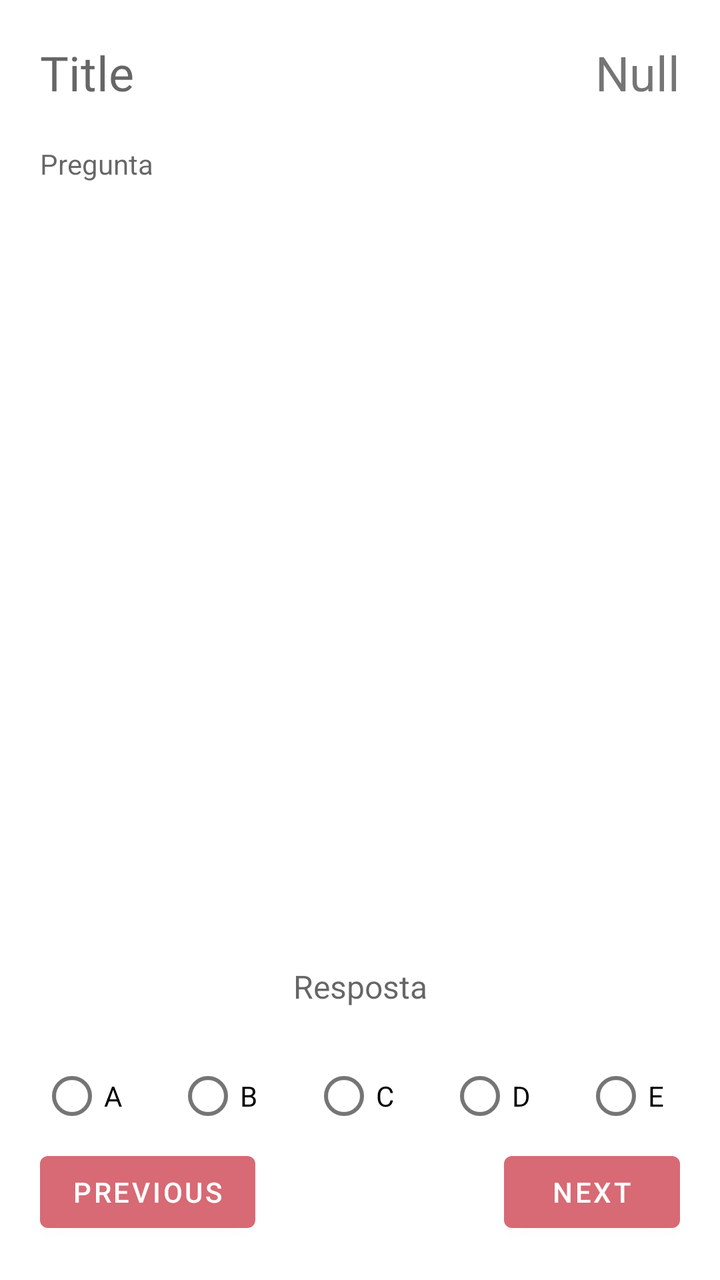
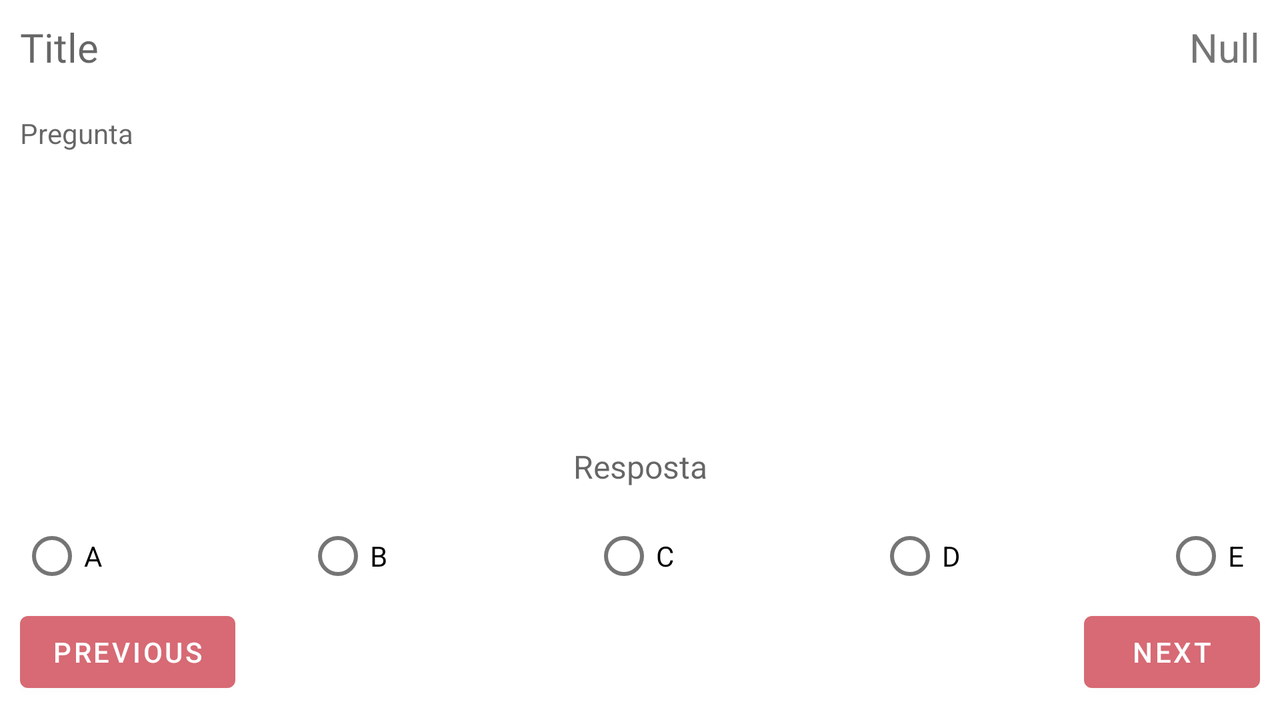

First picture: res/layout/ on a phone held upright. Second picture: the repository's own variant of that layout, on a device whose configuration matches the variant's folder. Source for both follows.
<!-- AndroidManifest.xml: application theme Theme.AppTooMates -->
<!-- res/layout/fragment_questions.xml -->
<?xml version="1.0" encoding="utf-8"?>
<FrameLayout xmlns:android="http://schemas.android.com/apk/res/android"
    xmlns:app="http://schemas.android.com/apk/res-auto"
    xmlns:tools="http://schemas.android.com/tools"
    android:layout_width="match_parent"
    android:layout_height="match_parent">

    <LinearLayout
        android:layout_width="match_parent"
        android:layout_height="match_parent"
        android:orientation="vertical"
        android:layout_margin="20dp"
        android:gravity="top|end">

        <LinearLayout
            android:layout_width="match_parent"
            android:layout_height="wrap_content"
            android:orientation="horizontal">

            <TextView
                android:id="@+id/tv_title"
                android:layout_width="wrap_content"
                android:layout_height="match_parent"
                android:fontFamily="@font/quicksand_bold"
                android:hint="@string/fragment_questions_title"
                android:textAlignment="textStart"
                android:textColor="#35424A"
                android:textSize="24sp"
                />

            <TextView
                android:id="@+id/tv_temp"
                android:layout_width="match_parent"
                android:layout_height="match_parent"
                android:text="@string/text_null"
                android:textSize="24sp"
                android:gravity="right"
                />

        </LinearLayout>

        <Space
            android:layout_width="match_parent"
            android:layout_height="20dp"
            />

        <LinearLayout
            android:layout_width="match_parent"
            android:layout_height="wrap_content"
            android:orientation="vertical">

            <TextView
                android:id="@+id/tv_pregunta"
                android:layout_width="match_parent"
                android:layout_height="wrap_content"
                android:hint="Pregunta"
                android:textSize="14sp"
                />
         </LinearLayout>

        <Space
            android:layout_width="match_parent"
            android:layout_height="20dp"
            />

        <LinearLayout
            android:orientation="horizontal"
            android:layout_height="wrap_content"
            android:layout_width="match_parent"
            android:layout_weight="1">

            <ImageView
                android:id="@+id/iv_pregunta"
                android:layout_width="match_parent"
                android:layout_height="wrap_content"
                android:minHeight="100dp"
                android:maxHeight="275dp"
                android:layout_weight="1"
                app:srcCompat="@drawable/ic_launcher_background" />
        </LinearLayout>

        <Space
            android:layout_width="match_parent"
            android:layout_height="20dp"
            />

        <Space
            android:layout_width="match_parent"
            android:layout_height="wrap_content"
            android:layout_weight="1" />

        <Space
            android:layout_width="match_parent"
            android:layout_height="20dp"
            />

        <LinearLayout
            android:layout_width="match_parent"
            android:layout_height="wrap_content"
            android:orientation="vertical">

            <ImageView
                android:id="@+id/iv_resposta"
                android:layout_width="match_parent"
                android:layout_height="wrap_content"
                android:minHeight="100dp"
                android:maxHeight="275dp"
                android:layout_weight="1"
                app:srcCompat="@drawable/ic_launcher_background"/>

            <TextView
                android:id="@+id/tv_resposta"
                android:layout_width="match_parent"
                android:layout_height="wrap_content"
                android:hint="Resposta"
                android:textColor="#000000"
                android:textSize="16sp"
                android:gravity="center"
                android:layout_marginTop="20dp"
                android:layout_marginBottom="20dp"
                />

            <RadioGroup
                android:id="@+id/radioGroup"
                android:layout_width="match_parent"
                android:layout_height="match_parent"
                android:orientation="horizontal"
                >

                <RadioButton
                    android:id="@+id/btn_res1"
                    android:layout_width="wrap_content"
                    android:layout_height="match_parent"
                    android:text="A" />

                <Space
                    android:layout_width="wrap_content"
                    android:layout_height="match_parent"
                    android:layout_weight="1" />

                <RadioButton
                    android:id="@+id/btn_res2"
                    android:layout_width="wrap_content"
                    android:layout_height="match_parent"
                    android:text="B" />

                <Space
                    android:layout_width="wrap_content"
                    android:layout_height="match_parent"
                    android:layout_weight="1" />

                <RadioButton
                    android:id="@+id/btn_res3"
                    android:layout_width="wrap_content"
                    android:layout_height="match_parent"
                    android:text="C" />

                <Space
                    android:layout_width="wrap_content"
                    android:layout_height="match_parent"
                    android:layout_weight="1" />

                <RadioButton
                    android:id="@+id/btn_res4"
                    android:layout_width="wrap_content"
                    android:layout_height="match_parent"
                    android:text="D" />

                <Space
                    android:layout_width="wrap_content"
                    android:layout_height="match_parent"
                    android:layout_weight="1" />

                <RadioButton
                    android:id="@+id/btn_res5"
                    android:layout_width="wrap_content"
                    android:layout_height="match_parent"
                    android:text="E" />
            </RadioGroup>

            <LinearLayout
                android:layout_width="match_parent"
                android:layout_height="wrap_content"
                android:gravity="bottom|center_horizontal"
                >

                <Button
                    android:id="@+id/btn_ant"
                    android:layout_width="wrap_content"
                    android:layout_height="wrap_content"
                    android:text="@string/fragment_questions_behind"
                    />

                <Space
                    android:layout_width="match_parent"
                    android:layout_height="match_parent"
                    android:layout_weight="1" />

                <Button
                    android:id="@+id/btn_next"
                    android:layout_width="wrap_content"
                    android:layout_height="wrap_content"
                    android:text="@string/fragment_questions_next"
                    />
            </LinearLayout>

        </LinearLayout>

    </LinearLayout>


</FrameLayout>
<!-- resources referenced by this layout -->
<resources>
  <string name="fragment_questions_behind">Previous</string>
  <string name="fragment_questions_next">Next</string>
  <string name="fragment_questions_title">Title</string>
  <string name="text_null">Null</string>
  <style name="Theme.AppTooMates" parent="Theme.MaterialComponents.DayNight.NoActionBar">
          
          <item name="colorPrimary">@color/red</item>
          <item name="colorPrimaryVariant">@color/purple_700</item>
          <item name="colorOnPrimary">@color/white</item>
          
          <item name="colorSecondary">@color/teal_200</item>
          <item name="colorSecondaryVariant">@color/teal_700</item>
          <item name="colorOnSecondary">@color/black</item>
          
          <item name="android:statusBarColor" tools:targetApi="l">?attr/colorOnPrimary</item>
          
      </style>
  <color name="red">#D76A74</color>
  <color name="purple_700">#FF3700B3</color>
  <color name="white">#FFFFFFFF</color>
  <color name="teal_200">#FF03DAC5</color>
  <color name="teal_700">#FF018786</color>
  <color name="black">#FF000000</color>
</resources>
<!-- res/layout-h80dp-land/fragment_questions.xml (the repository's variant of the layout above) -->
<!-- drawn on the phone turned sideways -->
<?xml version="1.0" encoding="utf-8"?>
<FrameLayout xmlns:android="http://schemas.android.com/apk/res/android"
    xmlns:app="http://schemas.android.com/apk/res-auto"
    xmlns:tools="http://schemas.android.com/tools"
    android:layout_width="match_parent"
    android:layout_height="match_parent">

    <LinearLayout
        android:layout_width="match_parent"
        android:layout_height="match_parent"
        android:orientation="vertical"
        android:layout_margin="10dp"
        android:gravity="top|end">

        <LinearLayout
            android:layout_width="match_parent"
            android:layout_height="wrap_content"
            android:orientation="horizontal">

            <TextView
                android:id="@+id/tv_title"
                android:layout_width="wrap_content"
                android:layout_height="wrap_content"
                android:fontFamily="@font/quicksand_bold"
                android:hint="@string/fragment_questions_title"
                android:textAlignment="textStart"
                android:textColor="#35424A"
                android:textSize="20sp"
                />

            <TextView
                android:id="@+id/tv_temp"
                android:layout_width="match_parent"
                android:layout_height="wrap_content"
                android:text="@string/text_null"
                android:textSize="20sp"
                android:gravity="right"
                />

        </LinearLayout>

        <Space
            android:layout_width="match_parent"
            android:layout_height="20dp"
            />

        <LinearLayout
            android:layout_width="match_parent"
            android:layout_height="wrap_content"
            android:orientation="vertical">

            <TextView
                android:id="@+id/tv_pregunta"
                android:layout_width="match_parent"
                android:layout_height="wrap_content"
                android:hint="Pregunta"
                android:textSize="14sp"
                />
         </LinearLayout>

        <Space
            android:layout_width="match_parent"
            android:layout_height="10dp"
            />

        <LinearLayout
            android:orientation="horizontal"
            android:layout_height="wrap_content"
            android:layout_width="match_parent"
            android:layout_weight="1">

            <ImageView
                android:id="@+id/iv_pregunta"
                android:layout_width="match_parent"
                android:layout_height="wrap_content"
                android:minHeight="100dp"
                android:maxHeight="100dp"
                android:layout_weight="1"
                app:srcCompat="@drawable/ic_launcher_background" />
        </LinearLayout>

        <Space
            android:layout_width="match_parent"
            android:layout_height="10dp"
            />

        <LinearLayout
            android:layout_width="match_parent"
            android:layout_height="wrap_content"
            android:orientation="vertical">

            <LinearLayout
                android:orientation="horizontal"
                android:layout_height="wrap_content"
                android:layout_width="match_parent"
                android:layout_weight="1">

                <ImageView
                    android:id="@+id/iv_resposta"
                    android:layout_width="match_parent"
                    android:layout_height="wrap_content"
                    android:minHeight="75dp"
                    android:maxHeight="75dp"
                    android:layout_weight="1"
                    app:srcCompat="@drawable/ic_launcher_background"/>
            </LinearLayout>

            <TextView
                android:id="@+id/tv_resposta"
                android:layout_width="match_parent"
                android:layout_height="wrap_content"
                android:hint="Resposta"
                android:textColor="#000000"
                android:textSize="16sp"
                android:gravity="center"
                android:layout_marginTop="10dp"
                android:layout_marginBottom="10dp"
                />

            <RadioGroup
                android:id="@+id/radioGroup"
                android:layout_width="match_parent"
                android:layout_height="match_parent"
                android:orientation="horizontal"
                >

                <RadioButton
                    android:id="@+id/btn_res1"
                    android:layout_width="wrap_content"
                    android:layout_height="wrap_content"
                    android:text="A" />

                <Space
                    android:layout_width="wrap_content"
                    android:layout_height="1dp"
                    android:layout_weight="1" />

                <RadioButton
                    android:id="@+id/btn_res2"
                    android:layout_width="wrap_content"
                    android:layout_height="wrap_content"
                    android:text="B" />

                <Space
                    android:layout_width="wrap_content"
                    android:layout_height="1dp"
                    android:layout_weight="1" />

                <RadioButton
                    android:id="@+id/btn_res3"
                    android:layout_width="wrap_content"
                    android:layout_height="wrap_content"
                    android:text="C" />

                <Space
                    android:layout_width="wrap_content"
                    android:layout_height="1dp"
                    android:layout_weight="1" />

                <RadioButton
                    android:id="@+id/btn_res4"
                    android:layout_width="wrap_content"
                    android:layout_height="wrap_content"
                    android:text="D" />

                <Space
                    android:layout_width="wrap_content"
                    android:layout_height="1dp"
                    android:layout_weight="1" />

                <RadioButton
                    android:id="@+id/btn_res5"
                    android:layout_width="wrap_content"
                    android:layout_height="wrap_content"
                    android:text="E" />
            </RadioGroup>

            <LinearLayout
                android:layout_width="match_parent"
                android:layout_height="wrap_content"
                android:gravity="bottom|center_horizontal"
                >

                <Button
                    android:id="@+id/btn_ant"
                    android:layout_width="wrap_content"
                    android:layout_height="wrap_content"
                    android:text="@string/fragment_questions_behind"
                    />

                <Space
                    android:layout_width="match_parent"
                    android:layout_height="match_parent"
                    android:layout_weight="1" />

                <Button
                    android:id="@+id/btn_next"
                    android:layout_width="wrap_content"
                    android:layout_height="wrap_content"
                    android:text="@string/fragment_questions_next"
                    />
            </LinearLayout>

        </LinearLayout>

    </LinearLayout>


</FrameLayout>
